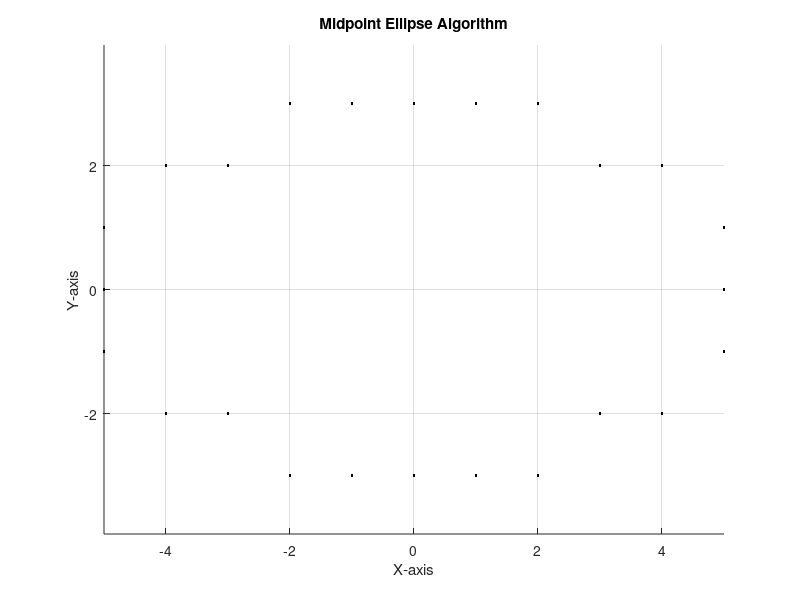

This figure's MATLAB source:

% Midpoint Ellipse Algorithm
a = 5;
b = 3;

x = 0;
y = b;
a2 = a^2;
b2 = b^2;
dx = 2*b2*x;
dy = 2*a2*y;

d1 = b2 - a2*b + 0.25*a2;

hold on;
axis equal;
title('Midpoint Ellipse Algorithm');
xlabel('X-axis');
ylabel('Y-axis');
grid on;

while dx < dy
    plot([x -x x -x], [y y -y -y], 'k.');
    if d1 < 0
        x = x + 1;
        dx = 2*b2*x;
        d1 = d1 + dx + b2;
    else
        x = x + 1;
        y = y - 1;
        dx = 2*b2*x;
        dy = 2*a2*y;
        d1 = d1 + dx - dy + b2;
    end
end

d2 = b2*(x+0.5)^2 + a2*(y-1)^2 - a2*b2;

while y >= 0
    plot([x -x x -x], [y y -y -y], 'k.');
    if d2 > 0
        y = y - 1;
        dy = 2*a2*y;
        d2 = d2 + a2 - dy;
    else
        y = y - 1;
        x = x + 1;
        dx = 2*b2*x;
        dy = 2*a2*y;
        d2 = d2 + dx - dy + a2;
    end
end
